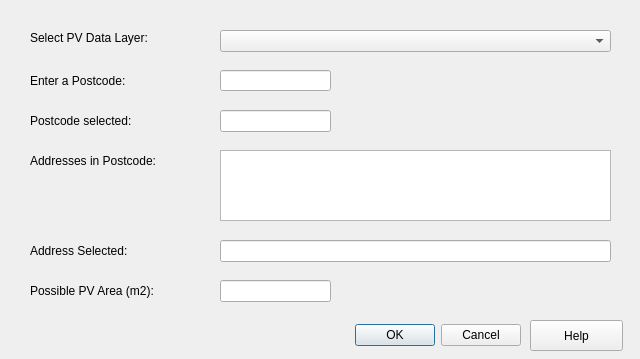
<?xml version="1.0" encoding="UTF-8"?>
<ui version="4.0">
 <class>Dialog</class>
 <widget class="QDialog" name="Dialog">
  <property name="geometry">
   <rect>
    <x>0</x>
    <y>0</y>
    <width>640</width>
    <height>359</height>
   </rect>
  </property>
  <property name="windowTitle">
   <string>Dialog</string>
  </property>
  <widget class="QLineEdit" name="le_postcode">
   <property name="geometry">
    <rect>
     <x>220</x>
     <y>70</y>
     <width>111</width>
     <height>21</height>
    </rect>
   </property>
   <property name="toolTip">
    <string/>
   </property>
   <property name="text">
    <string/>
   </property>
   <property name="placeholderText">
    <string/>
   </property>
  </widget>
  <widget class="QLabel" name="label">
   <property name="geometry">
    <rect>
     <x>30</x>
     <y>70</y>
     <width>131</width>
     <height>21</height>
    </rect>
   </property>
   <property name="font">
    <font>
     <pointsize>9</pointsize>
     <weight>50</weight>
     <bold>false</bold>
    </font>
   </property>
   <property name="text">
    <string>Enter a Postcode:</string>
   </property>
  </widget>
  <widget class="QListWidget" name="listWidget_address">
   <property name="geometry">
    <rect>
     <x>220</x>
     <y>150</y>
     <width>391</width>
     <height>71</height>
    </rect>
   </property>
   <property name="toolTip">
    <string extracomment="Double Click to select a UPRN"/>
   </property>
  </widget>
  <widget class="QLineEdit" name="le_showpostcode">
   <property name="geometry">
    <rect>
     <x>220</x>
     <y>110</y>
     <width>111</width>
     <height>22</height>
    </rect>
   </property>
  </widget>
  <widget class="QLabel" name="lbl_postcodeselected">
   <property name="geometry">
    <rect>
     <x>30</x>
     <y>110</y>
     <width>131</width>
     <height>21</height>
    </rect>
   </property>
   <property name="font">
    <font>
     <pointsize>9</pointsize>
    </font>
   </property>
   <property name="text">
    <string>Postcode selected:</string>
   </property>
  </widget>
  <widget class="QLabel" name="label_2">
   <property name="geometry">
    <rect>
     <x>30</x>
     <y>150</y>
     <width>161</width>
     <height>21</height>
    </rect>
   </property>
   <property name="font">
    <font>
     <pointsize>9</pointsize>
    </font>
   </property>
   <property name="text">
    <string>Addresses in Postcode:</string>
   </property>
  </widget>
  <widget class="QDialogButtonBox" name="buttonBox">
   <property name="geometry">
    <rect>
     <x>310</x>
     <y>320</y>
     <width>211</width>
     <height>31</height>
    </rect>
   </property>
   <property name="font">
    <font>
     <pointsize>9</pointsize>
    </font>
   </property>
   <property name="orientation">
    <enum>Qt::Horizontal</enum>
   </property>
   <property name="standardButtons">
    <set>QDialogButtonBox::Cancel|QDialogButtonBox::Ok</set>
   </property>
  </widget>
  <widget class="QLabel" name="label_3">
   <property name="geometry">
    <rect>
     <x>30</x>
     <y>30</y>
     <width>171</width>
     <height>16</height>
    </rect>
   </property>
   <property name="font">
    <font>
     <pointsize>9</pointsize>
    </font>
   </property>
   <property name="text">
    <string>Select PV Data Layer:</string>
   </property>
  </widget>
  <widget class="QComboBox" name="cb_selectdata">
   <property name="geometry">
    <rect>
     <x>220</x>
     <y>30</y>
     <width>391</width>
     <height>22</height>
    </rect>
   </property>
  </widget>
  <widget class="QLineEdit" name="le_showaddress">
   <property name="geometry">
    <rect>
     <x>220</x>
     <y>240</y>
     <width>391</width>
     <height>22</height>
    </rect>
   </property>
  </widget>
  <widget class="QLabel" name="label_4">
   <property name="geometry">
    <rect>
     <x>30</x>
     <y>240</y>
     <width>161</width>
     <height>21</height>
    </rect>
   </property>
   <property name="font">
    <font>
     <pointsize>9</pointsize>
    </font>
   </property>
   <property name="text">
    <string>Address Selected:</string>
   </property>
  </widget>
  <widget class="QLineEdit" name="le_showpvarea">
   <property name="geometry">
    <rect>
     <x>220</x>
     <y>280</y>
     <width>111</width>
     <height>22</height>
    </rect>
   </property>
  </widget>
  <widget class="QLabel" name="label_5">
   <property name="geometry">
    <rect>
     <x>30</x>
     <y>280</y>
     <width>151</width>
     <height>21</height>
    </rect>
   </property>
   <property name="font">
    <font>
     <pointsize>9</pointsize>
    </font>
   </property>
   <property name="text">
    <string>Possible PV Area (m2):</string>
   </property>
  </widget>
  <widget class="QPushButton" name="pb_help">
   <property name="enabled">
    <bool>true</bool>
   </property>
   <property name="geometry">
    <rect>
     <x>530</x>
     <y>320</y>
     <width>93</width>
     <height>31</height>
    </rect>
   </property>
   <property name="font">
    <font>
     <pointsize>9</pointsize>
    </font>
   </property>
   <property name="text">
    <string>Help</string>
   </property>
  </widget>
 </widget>
 <resources/>
 <connections>
  <connection>
   <sender>buttonBox</sender>
   <signal>accepted()</signal>
   <receiver>Dialog</receiver>
   <slot>accept()</slot>
   <hints>
    <hint type="sourcelabel">
     <x>288</x>
     <y>351</y>
    </hint>
    <hint type="destinationlabel">
     <x>157</x>
     <y>274</y>
    </hint>
   </hints>
  </connection>
  <connection>
   <sender>buttonBox</sender>
   <signal>rejected()</signal>
   <receiver>Dialog</receiver>
   <slot>reject()</slot>
   <hints>
    <hint type="sourcelabel">
     <x>300</x>
     <y>351</y>
    </hint>
    <hint type="destinationlabel">
     <x>286</x>
     <y>274</y>
    </hint>
   </hints>
  </connection>
  <connection>
   <sender>le_postcode</sender>
   <signal>textChanged(QString)</signal>
   <receiver>le_showpostcode</receiver>
   <slot>setText(QString)</slot>
   <hints>
    <hint type="sourcelabel">
     <x>334</x>
     <y>80</y>
    </hint>
    <hint type="destinationlabel">
     <x>339</x>
     <y>118</y>
    </hint>
   </hints>
  </connection>
  <connection>
   <sender>listWidget_address</sender>
   <signal>currentTextChanged(QString)</signal>
   <receiver>le_showaddress</receiver>
   <slot>setText(QString)</slot>
   <hints>
    <hint type="sourcelabel">
     <x>399</x>
     <y>196</y>
    </hint>
    <hint type="destinationlabel">
     <x>412</x>
     <y>249</y>
    </hint>
   </hints>
  </connection>
 </connections>
</ui>
